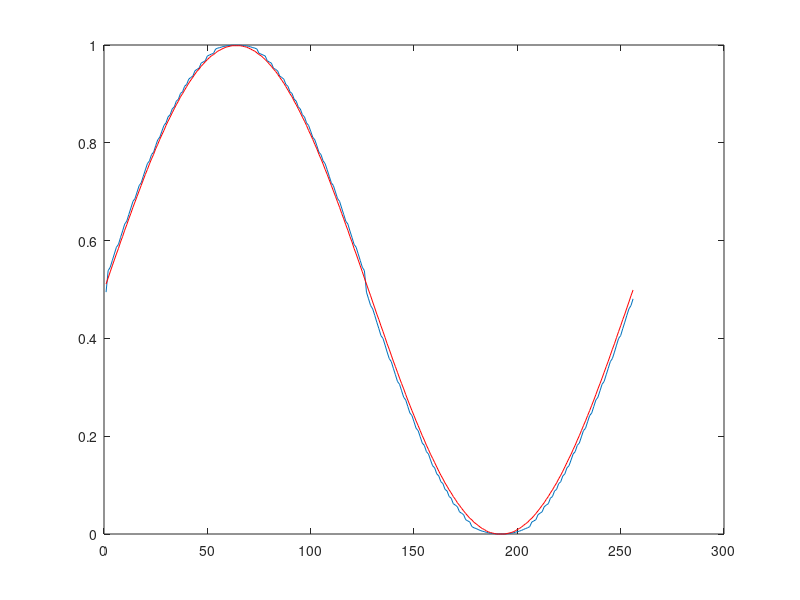
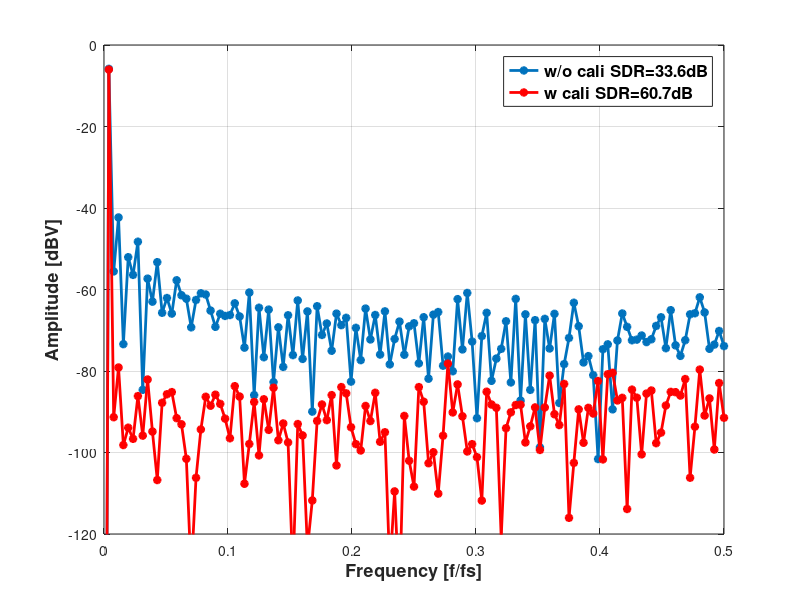
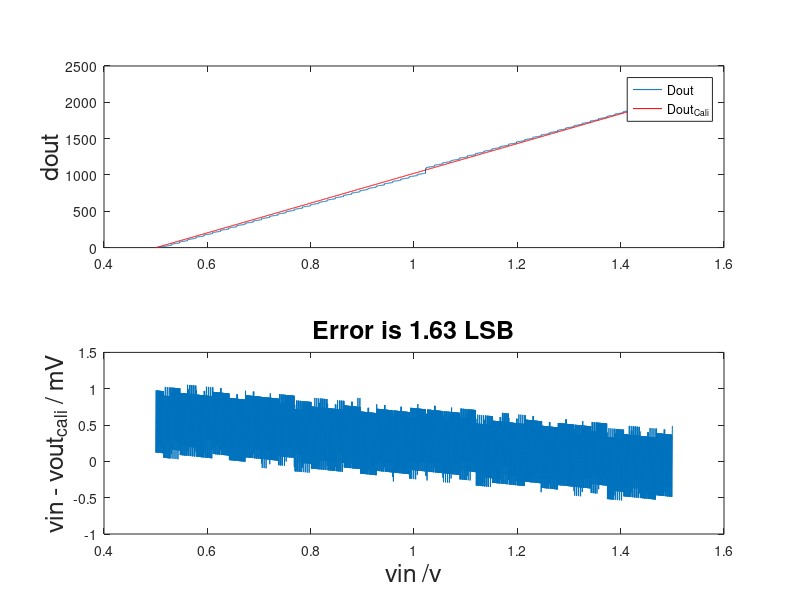

Recreate these plots in MATLAB, in order.
clear all;
close all;
% normrnd('seed', 3)
vin=1;
vrefp=1.25;
vrefn=0.75;
vcm=1;
v0=1;

C_unit=16; %pF
sigma=0.64/C_unit;
sigma=0.04;
bit=11;
lsb=5;
msb=bit-lsb;
number_c=2^msb+2^lsb+1;%lsb:[1 1 2 4 8 16]; msb[1 2 4 8 16 30] bridge:2
b_extra=3; % extra bits for foreground cali
N=bit+b_extra;
M=1;
for m=1:M;
    % add mismatch factors to dac array
    delta_p=normrnd(C_unit,1*sigma*C_unit,[1 number_c]);
    delta_n=normrnd(C_unit,1*sigma*C_unit,[1 number_c]);
    for i=1:lsb;
        cp(i)=sum(delta_p(2^(i-1):(2^(i)-1)));
        cn(i)=sum(delta_n(2^(i-1):(2^(i)-1)));
    end
    cp(lsb)=sum(delta_p(2^(lsb-1):(2^(lsb)-2))); %make sure c6>c5_eff
    cn(lsb)=sum(delta_n(2^(lsb-1):(2^(lsb)-2)));
    cp_bridge=sum(delta_p(end-2:end-1));
    cn_bridge=sum(delta_n(end-2:end-1));
    cp_dummpy=delta_p(end);
    cn_dummpy=delta_n(end);
    for i=1:msb;
        cp(i+lsb)=sum(delta_p(2^(i-1)+2^lsb-1:(2^(i)-1)+2^lsb-1));
        cn(i+lsb)=sum(delta_n(2^(i-1)+2^lsb-1:(2^(i)-1)+2^lsb-1));
    end
    ctot_p=sum(cp(lsb+1:bit))+1/(1/cp_bridge+1/(sum(cp(1:lsb))+cp_dummpy));
    ctot_n=sum(cn(lsb+1:bit))+1/(1/cn_bridge+1/(sum(cn(1:lsb))+cn_dummpy));
    clsb_p=sum(cp(1:lsb))+cp_dummpy;
    clsb_n=sum(cn(1:lsb))+cn_dummpy;
    for i=1:lsb;
        cp(i)=cp(i)/clsb_p/(1/cp_bridge+1/clsb_p);
        cn(i)=cn(i)/clsb_n/(1/cn_bridge+1/clsb_n);
    end
     cp = [1   2   3.875    7.6250  14.75   16   31.75 63.5  127.3750  255.1250  480.6250];
     cn =  [  1    2    3.75   7.6250   14.8750   16.2500   32.1250 64.5000  128.1250  256.1250  481.5];
     ctot_p = sum(cp)+1;
     ctot_n = sum(cn)+1;
    p(m,:)=cp;
    n(m,:)=cn;
    j=1;
    k=0;
    k=2^N+1;
    pp=0;
    while j<=bit;

        pp=pp+1;
        din=k;
        vin=(din/2^N)*2*(vrefp-vrefn)+v0-(vrefp-vrefn);
%         vx(1)=vcm-vin+cp(bit)/ctot_p*vrefp+(ctot_p-cp(bit))/ctot_p*vrefn;
%         vy(1)=vcm-v0+cn(bit)/ctot_n*vrefn+(ctot_n-cn(bit))/ctot_n*vrefp;
        vx(1)=vcm-vin+cp(bit)/ctot_p*vrefn+(ctot_p-cp(bit))/ctot_p*vrefp;
        vy(1)=vcm-v0+cn(bit)/ctot_n*vrefp+(ctot_n-cn(bit))/ctot_n*vrefn;        
        for i=1:bit;

            if vx(i)>=vy(i);
                dout(i)=0;
                if i<bit;
%                     vx(i+1)=vx(i)-(cp(bit-i+1)-cp(bit-i))/ctot_p*vrefp+(cp(bit-i+1)-cp(bit-i))/ctot_p*vrefn;
%                     vy(i+1)=vy(i)-(cn(bit-i+1)-cn(bit-i))/ctot_n*vrefn+(cn(bit-i+1)-cn(bit-i))/ctot_n*vrefp;
                    vx(i+1)=vx(i)-cp(bit-i)/ctot_p*vrefp+cp(bit-i)/ctot_p*vrefn;
                    vy(i+1)=vy(i)-cn(bit-i)/ctot_n*vrefn+cn(bit-i)/ctot_n*vrefp;
                end
            else
                dout(i)=1;
                if i<bit;
%                     vx(i+1)=vx(i)+cp(bit-i)/ctot_p*vrefp-cp(bit-i)/ctot_p*vrefn;
%                     vy(i+1)=vy(i)+cn(bit-i)/ctot_n*vrefn-cn(bit-i)/ctot_n*vrefp;
                    vx(i+1)=vx(i)+(cp(bit-i+1)-cp(bit-i))/ctot_p*vrefp-(cp(bit-i+1)-cp(bit-i))/ctot_p*vrefn;
                    vy(i+1)=vy(i)+(cn(bit-i+1)-cn(bit-i))/ctot_n*vrefn-(cn(bit-i+1)-cn(bit-i))/ctot_n*vrefp;
                end
            end
        end
       
        dout_dec=0;
        for i=1:bit;
            
            dout_dec=dout_dec+2^(bit-i)*dout(i);
        end
        din_val(pp)=dout_dec;
%         dout_dec
        if (2047-dout_dec)==2^(j-1);
           c(j)=din; 
%             c(j)=(din-1)/2^(b_extra);

            j=j+1;
        else
%             k=k+1;
            k = k-1;
        end

    end
    
     c=c(1)-c+2^(b_extra+1);
     c=c/c(1)*2
    
    NN=256;
    for j=1:NN;
        vin_test(j)=0.5*sin(2*pi*j/NN)+v0;
%         vx(1)=vcm-vin_test(j)+cp(bit)/ctot_p*vrefp+(ctot_p-cp(bit))/ctot_p*vrefn;
%         vy(1)=vcm-v0+cn(bit)/ctot_n*vrefn+(ctot_n-cn(bit))/ctot_n*vrefp;
%         for i=1:bit;
%             if vx(i)>=vy(i);
%                 dout(i)=0;
%                 if i<bit;
%                     vx(i+1)=vx(i)-(cp(bit-i+1)-cp(bit-i))/ctot_p*vrefp+(cp(bit-i+1)-cp(bit-i))/ctot_p*vrefn;
%                     vy(i+1)=vy(i)-(cn(bit-i+1)-cn(bit-i))/ctot_n*vrefn+(cn(bit-i+1)-cn(bit-i))/ctot_n*vrefp;
%                 end
%             else
%                 dout(i)=1;
%                 if i<bit;
%                     vx(i+1)=vx(i)+cp(bit-i)/ctot_p*vrefp-cp(bit-i)/ctot_p*vrefn;
%                     vy(i+1)=vy(i)+cn(bit-i)/ctot_n*vrefn-cn(bit-i)/ctot_n*vrefp;
%                 end
%             end
%         end
        vx(1)=vcm-vin_test(j)+cp(bit)/ctot_p*vrefn+(ctot_p-cp(bit))/ctot_p*vrefp;
        vy(1)=vcm-v0+cn(bit)/ctot_n*vrefp+(ctot_n-cn(bit))/ctot_n*vrefn;        
        for i=1:bit;

            if vx(i)>=vy(i);
                dout(i)=0;
                if i<bit;
%                     vx(i+1)=vx(i)-(cp(bit-i+1)-cp(bit-i))/ctot_p*vrefp+(cp(bit-i+1)-cp(bit-i))/ctot_p*vrefn;
%                     vy(i+1)=vy(i)-(cn(bit-i+1)-cn(bit-i))/ctot_n*vrefn+(cn(bit-i+1)-cn(bit-i))/ctot_n*vrefp;
                    vx(i+1)=vx(i)-cp(bit-i)/ctot_p*vrefp+cp(bit-i)/ctot_p*vrefn;
                    vy(i+1)=vy(i)-cn(bit-i)/ctot_n*vrefn+cn(bit-i)/ctot_n*vrefp;
                end
            else
                dout(i)=1;
                if i<bit;
%                     vx(i+1)=vx(i)+cp(bit-i)/ctot_p*vrefp-cp(bit-i)/ctot_p*vrefn;
%                     vy(i+1)=vy(i)+cn(bit-i)/ctot_n*vrefn-cn(bit-i)/ctot_n*vrefp;
                    vx(i+1)=vx(i)+(cp(bit-i+1)-cp(bit-i))/ctot_p*vrefp-(cp(bit-i+1)-cp(bit-i))/ctot_p*vrefn;
                    vy(i+1)=vy(i)+(cn(bit-i+1)-cn(bit-i))/ctot_n*vrefn-(cn(bit-i+1)-cn(bit-i))/ctot_n*vrefp;
                end
            end
        end
        dout_dec=0;
        for i=1:bit;
            dout_dec=dout_dec+2^(bit-i)*dout(i);
        end
        dout_test(j)=dout_dec/2^bit;
        dout_rev(j)=floor(dout*(fliplr(c))')/2^bit;
    end  
     figure;
     plot(dout_test);
     hold on;
     plot(dout_rev,'r');
    dout_ideal=dec2bin((vin-0.15)*2^bit)
    %c

    spectrum = abs(fft(dout_test(1:end)));
    spectrum = 2/NN*spectrum(1:NN/2+1);
    spectrum(1)=0;
    spectrumdb = 20*log10(spectrum+eps);
    frequency = 1/NN * (0:length(spectrumdb)-1);

    [fund, fundidx] = max(spectrum);
    funddb=20*log10(fund);
    spec_nodc_nofund = [spectrum(2:fundidx-1); spectrum(fundidx+1:end)];
    [spur, spuridx] = max (spec_nodc_nofund);
    
    sfdrdb = funddb-20*log10(spur);
    sndr = norm(fund)/norm(spec_nodc_nofund);
    sndrdb=20*log10(sndr);
    funddb=20*log10(norm(fund));
    nofunddb=20*log(norm(spec_nodc_nofund));
    norm(fund);
    norm(spec_nodc_nofund);
    HD2=spectrumdb(2*8);
    HD3=spectrumdb(3*8);
    HD4=spectrumdb(4*8);
    figure;
    plot(frequency, spectrumdb, '*-', 'linewidth', 2);
    string1=sprintf('w/o cali SDR=%0.3gdB',sndrdb);
%     string = sprintf('Fundamental=%0.3gdBV, SNDR=%0.3gdB, SFDR=%0.3gdB \n HD2=%0.3gdBV, HD3=%0.3gdBV, HD4=%0.3gdBV', funddb, sndrdb, sfdrdb, HD2, HD3, HD4)
%     title(string);
    xlabel('Frequency [f/fs]');
    ylabel('Amplitude [dBV]');
    axis([0 0.5 -120 0]);
    grid;
    sndr_ori(m)=sndrdb;

    spectrum = abs(fft(dout_rev(1:end)));
    spectrum = 2/NN*spectrum(1:NN/2+1);
    spectrum(1)=0;
    spectrumdb = 20*log10(spectrum+eps);
    frequency = 1/NN * (0:length(spectrumdb)-1);

    [fund, fundidx] = max(spectrum);
    funddb=20*log10(fund);
    spec_nodc_nofund = [spectrum(2:fundidx-1); spectrum(fundidx+1:end)];
    [spur, spuridx] = max (spec_nodc_nofund);
    
    sfdrdb = funddb-20*log10(spur);
    sndr = norm(fund)/norm(spec_nodc_nofund);
    sndrdb=20*log10(sndr);
    funddb=20*log10(norm(fund));
    nofunddb=20*log(norm(spec_nodc_nofund));
    norm(fund);
    norm(spec_nodc_nofund);
    HD2=spectrumdb(2*8);
    HD3=spectrumdb(3*8);
    HD4=spectrumdb(4*8);
    spectrumdb_rec=spectrumdb;
%     figure;
    hold on;
    plot(frequency, spectrumdb_rec, '*-r', 'linewidth', 2);
    string2=sprintf('w cali SDR=%0.3gdB',sndrdb);
    h=legend(string1,string2,'fontweight','bold','fontSize',13);
    set(h,'FontSize',12,'fontweight','bold');
%     string = sprintf('Fundamental=%0.3gdBV, SNDR=%0.3gdB, SFDR=%0.3gdB \n HD2=%0.3gdBV, HD3=%0.3gdBV, HD4=%0.3gdBV', funddb, sndrdb, sfdrdb, HD2, HD3, HD4)
%     title(string);
    xlabel('Frequency [f/fs]','fontweight','bold','fontSize',13);
    ylabel('Amplitude [dBV]','fontweight','bold','fontSize',13);

    axis([0 0.5 -120 0]);
    sndr_cor(m)=sndrdb;
end
NN=1024*8;
for j=1:NN;
    vin_test(j)=v0-(vrefp-vrefn)+j/NN;
    vx(1)=vcm-vin_test(j)+cp(bit)/ctot_p*vrefn+(ctot_p-cp(bit))/ctot_p*vrefp;
    vy(1)=vcm-v0+cn(bit)/ctot_n*vrefp+(ctot_n-cn(bit))/ctot_n*vrefn;        
    for i=1:bit;

        if vx(i)>=vy(i);
            dout(i)=0;
            if i<bit;
%                     vx(i+1)=vx(i)-(cp(bit-i+1)-cp(bit-i))/ctot_p*vrefp+(cp(bit-i+1)-cp(bit-i))/ctot_p*vrefn;
%                     vy(i+1)=vy(i)-(cn(bit-i+1)-cn(bit-i))/ctot_n*vrefn+(cn(bit-i+1)-cn(bit-i))/ctot_n*vrefp;
                vx(i+1)=vx(i)-cp(bit-i)/ctot_p*vrefp+cp(bit-i)/ctot_p*vrefn;
                vy(i+1)=vy(i)-cn(bit-i)/ctot_n*vrefn+cn(bit-i)/ctot_n*vrefp;
            end
        else
            dout(i)=1;
            if i<bit;
%                     vx(i+1)=vx(i)+cp(bit-i)/ctot_p*vrefp-cp(bit-i)/ctot_p*vrefn;
%                     vy(i+1)=vy(i)+cn(bit-i)/ctot_n*vrefn-cn(bit-i)/ctot_n*vrefp;
                vx(i+1)=vx(i)+(cp(bit-i+1)-cp(bit-i))/ctot_p*vrefp-(cp(bit-i+1)-cp(bit-i))/ctot_p*vrefn;
                vy(i+1)=vy(i)+(cn(bit-i+1)-cn(bit-i))/ctot_n*vrefn-(cn(bit-i+1)-cn(bit-i))/ctot_n*vrefp;
            end
        end
    end
%     vx(1)=vcm-vin_test(i)+cp(bit)/ctot_p*vrefp+(ctot_p-cp(bit))/ctot_p*vrefn;
%     vy(1)=vcm-v0+cn(bit)/ctot_n*vrefn+(ctot_n-cn(bit))/ctot_n*vrefp;
%     for i=1:bit;
%         if vx(i)>=vy(i);
%             dout(i)=0;
%             if i<bit;
%                 vx(i+1)=vx(i)-(cp(bit-i+1)-cp(bit-i))/ctot_p*vrefp+(cp(bit-i+1)-cp(bit-i))/ctot_p*vrefn;
%                 vy(i+1)=vy(i)-(cn(bit-i+1)-cn(bit-i))/ctot_n*vrefn+(cn(bit-i+1)-cn(bit-i))/ctot_n*vrefp;
%             end
%         else
%             dout(i)=1;
%             if i<bit;
%                 vx(i+1)=vx(i)+cp(bit-i)/ctot_p*vrefp-cp(bit-i)/ctot_p*vrefn;
%                 vy(i+1)=vy(i)+cn(bit-i)/ctot_n*vrefn-cn(bit-i)/ctot_n*vrefp;
%             end
%         end
%     end
    dout_dec=0;
    for i=1:bit;
        dout_dec=dout_dec+2^(bit-i)*dout(i);
    end
    dout_test(j)=dout_dec;
    ana_rev(j)=dout*(fliplr(c))'/(sum(c)+1)+v0-(vrefp-vrefn);
    dout_rev(j)=floor(dout*(fliplr(c))');
end  
 figure;
 subplot(2,1,1);
 stairs(vin_test,dout_test);
 hold on;
 stairs(vin_test,dout_rev,'r');
 
 ylabel('dout','FontSize',18);
 
 legend('Dout','Dout_{Cali}');
 subplot(2,1,2);
 plot(vin_test,(vin_test-ana_rev)/1e-3);
 lsb = 1/(sum(c)/2+1);
 ylabel('vin - vout_{cali} / mV','FontSize',18);
 title(sprintf('Error is %0.3g LSB',(max(vin_test-ana_rev)-min(vin_test-ana_rev))/lsb),'FontSize',18);
xlabel('vin /v','FontSize',18);
 % figure;
% bar(1:m,sndr_cor,'r');
% hold on;
% bar(1:m,sndr_ori);
% 
% cor_mean=sum(sndr_cor)/M
% stdev_cor = sqrt(sum((sndr_cor-cor_mean).^2/M))
% ori_mean=sum(sndr_ori)/M
% stdev_ori = sqrt(sum((sndr_ori-ori_mean).^2/M))